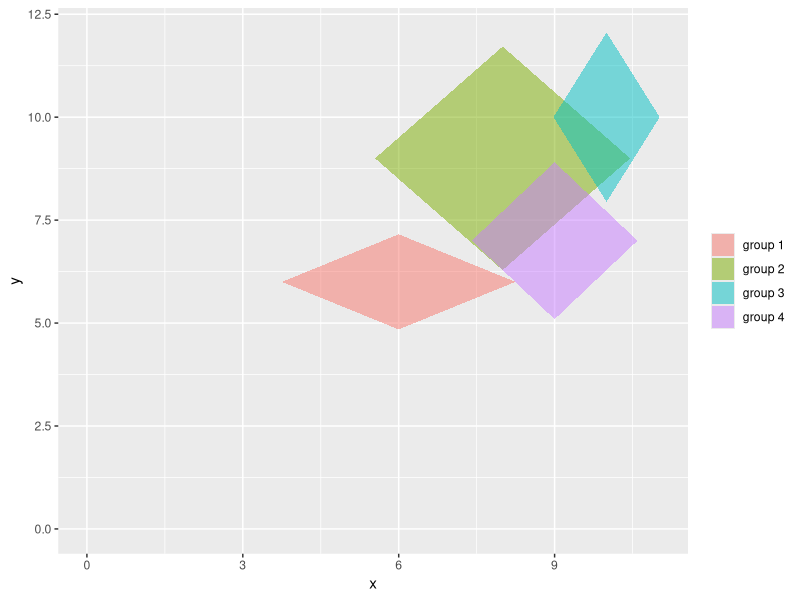

The R script that drew this image:
# Make polygon plot to compare the mus and sigmas for two variables among 
## various groups

# Set up -----------------------------------------------------------------------
library(tidyverse)

# Data -------------------------------------------------------------------------
# Create example data with random values
example_df <- data.frame(g = c("group 1", "group 2", "group 3", "group 4"),
                         x_mu = sample(5:10, 4, replace = FALSE),
                         y_mu = sample(5:10, 4, replace = FALSE),
                         x_sigma = runif(n = 4, min = 1, max = 3),
                         y_sigma = runif(n = 4, min = 1, max = 3)
                         )  

# Transform each x,y coord and x,y sigma into 4 x,y coord pairs
plot_df <- example_df %>%
  mutate(c1_x = x_mu, # specify the calculation for each coordinate
         c2_x = x_mu + x_sigma,  
         c3_x = x_mu,
         c4_x = x_mu - x_sigma,
         c1_y = y_mu + y_sigma,
         c2_y = y_mu, # note the different pattern for x and y. c1_x starts with mu, and c1_y starts with mu + sigma. Offsetting them makes the polygons correctly.
         c3_y = y_mu - y_sigma,
         c4_y = y_mu) %>%
  select(-c(x_mu, y_mu, x_sigma, y_sigma)) %>% # get rid of these columns since we no longer need them for plotting
  pivot_longer(cols = !g,  # this says to pivot every column except the column named "g"
               names_to = c("coord_num", ".value"), # name one column "coord_num" and name the other columns from the non-extracted part of the previous column names
               names_sep = "_") # this tells the line above what symbol separates the value that goes into the "coord_num" column from part of the column names that should remain column names


# Plot -------------------------------------------------------------------------
ggplot(plot_df) + 
  geom_polygon(aes(x = x,        # set of x coordinates
                   y = y,        # set of y coordinates
                   group = g,    # group coordinates so you don't get one big polygon
                   fill  = g),   # values for color fill
               alpha = .5        # make them transparent in case of overlap
               ) + 
  lims(x = c(0, NA),   # make the axes begin at 0 with an unspecified max
       y = c(0, NA)) +
  theme(legend.title = element_blank())

# End! -------------------------------------------------------------------------
